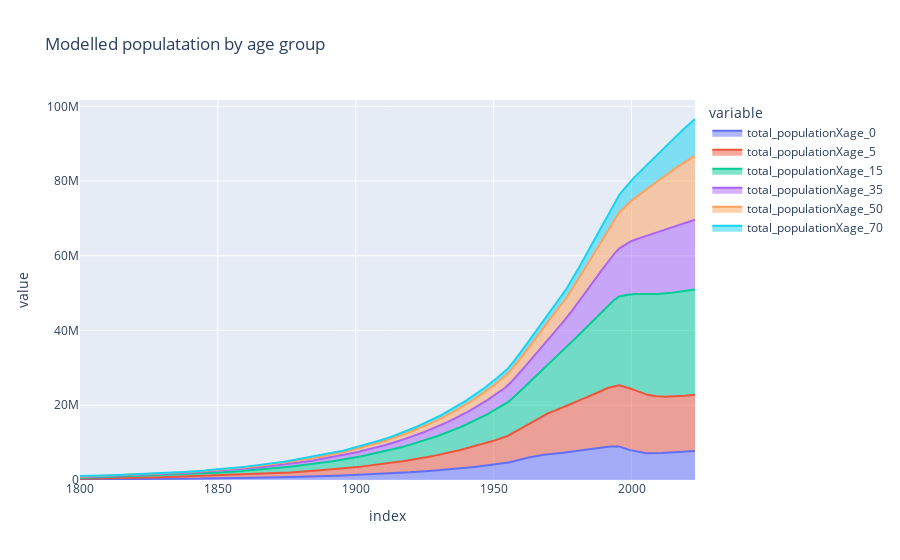

This figure's notebook cell:
### Code cell
pop = derived_df_0[[f'total_populationXage_{i}' for i in age_strata]] 
pop.plot.area(title='Modelled populatation by age group')

### Figure 1 — Plotly figure (JSON) as saved in the notebook; plotly's stock layout.template omitted (floating-point values rounded to 4 significant figures; data arrays with more than 128 entries replaced by an {"elided": "..."} marker saying what was removed)
{"data": [{"fillpattern": {"shape": ""}, "hovertemplate": "variable=total_populationXage_0<br>index=%{x}<br>value=%{y}<extra></extra>", "legendgroup": "total_populationXage_0", "line": {"color": "#636efa"}, "marker": {"symbol": "circle"}, "mode": "lines", "name": "total_populationXage_0", "orientation": "v", "showlegend": true, "stackgroup": "1", "type": "scatter", "x": {"elided": "2231 float values"}, "xaxis": "x", "y": {"elided": "2231 float values"}, "yaxis": "y"}, {"fillpattern": {"shape": ""}, "hovertemplate": "variable=total_populationXage_5<br>index=%{x}<br>value=%{y}<extra></extra>", "legendgroup": "total_populationXage_5", "line": {"color": "#EF553B"}, "marker": {"symbol": "circle"}, "mode": "lines", "name": "total_populationXage_5", "orientation": "v", "showlegend": true, "stackgroup": "1", "type": "scatter", "x": {"elided": "2231 float values"}, "xaxis": "x", "y": {"elided": "2231 float values"}, "yaxis": "y"}, {"fillpattern": {"shape": ""}, "hovertemplate": "variable=total_populationXage_15<br>index=%{x}<br>value=%{y}<extra></extra>", "legendgroup": "total_populationXage_15", "line": {"color": "#00cc96"}, "marker": {"symbol": "circle"}, "mode": "lines", "name": "total_populationXage_15", "orientation": "v", "showlegend": true, "stackgroup": "1", "type": "scatter", "x": {"elided": "2231 float values"}, "xaxis": "x", "y": {"elided": "2231 float values"}, "yaxis": "y"}, {"fillpattern": {"shape": ""}, "hovertemplate": "variable=total_populationXage_35<br>index=%{x}<br>value=%{y}<extra></extra>", "legendgroup": "total_populationXage_35", "line": {"color": "#ab63fa"}, "marker": {"symbol": "circle"}, "mode": "lines", "name": "total_populationXage_35", "orientation": "v", "showlegend": true, "stackgroup": "1", "type": "scatter", "x": {"elided": "2231 float values"}, "xaxis": "x", "y": {"elided": "2231 float values"}, "yaxis": "y"}, {"fillpattern": {"shape": ""}, "hovertemplate": "variable=total_populationXage_50<br>index=%{x}<br>value=%{y}<extra></extra>", "legendgroup": "total_populationXage_50", "line": {"color": "#FFA15A"}, "marker": {"symbol": "circle"}, "mode": "lines", "name": "total_populationXage_50", "orientation": "v", "showlegend": true, "stackgroup": "1", "type": "scatter", "x": {"elided": "2231 float values"}, "xaxis": "x", "y": {"elided": "2231 float values"}, "yaxis": "y"}, {"fillpattern": {"shape": ""}, "hovertemplate": "variable=total_populationXage_70<br>index=%{x}<br>value=%{y}<extra></extra>", "legendgroup": "total_populationXage_70", "line": {"color": "#19d3f3"}, "marker": {"symbol": "circle"}, "mode": "lines", "name": "total_populationXage_70", "orientation": "v", "showlegend": true, "stackgroup": "1", "type": "scatter", "x": {"elided": "2231 float values"}, "xaxis": "x", "y": {"elided": "2231 float values"}, "yaxis": "y"}], "layout": {"legend": {"title": {"text": "variable"}, "tracegroupgap": 0}, "title": {"text": "Modelled populatation by age group"}, "xaxis": {"anchor": "y", "domain": [0, 1], "title": {"text": "index"}}, "yaxis": {"anchor": "x", "domain": [0, 1], "title": {"text": "value"}}}}
